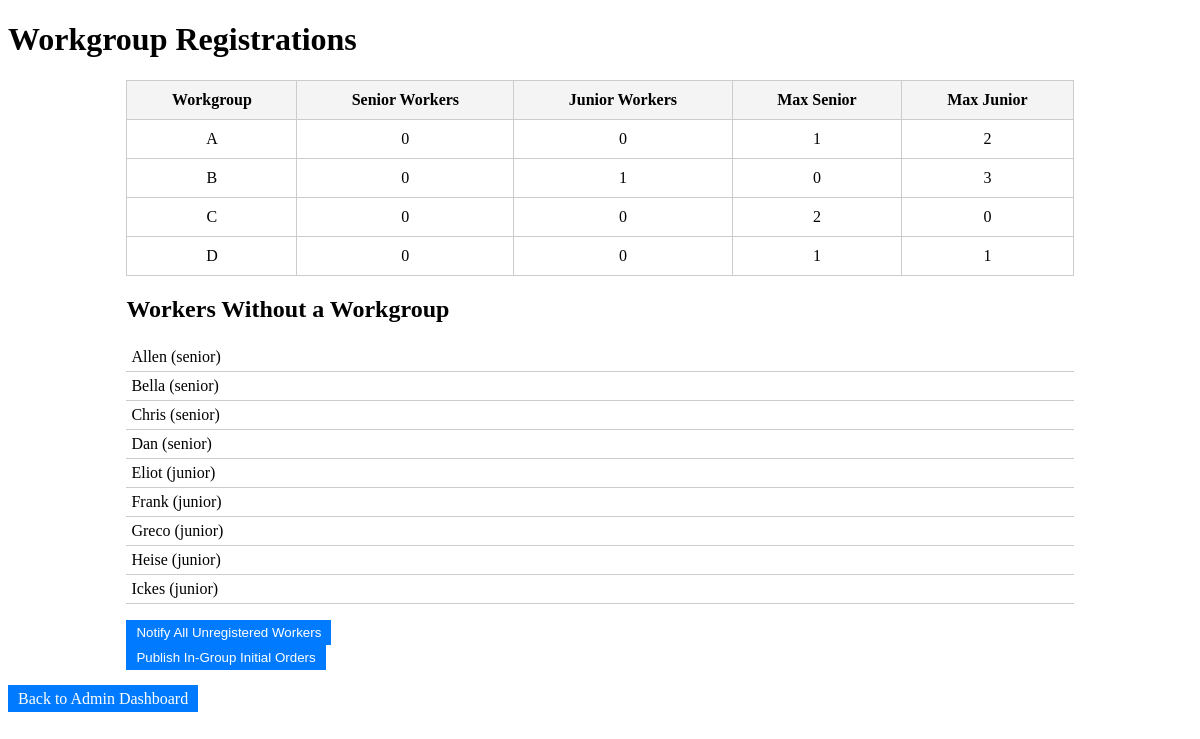
The app's page /admin/workgroup_registrations (signed in) with its own data.
### models.py (models this page shows, shortened)
class Workgroup(db.Model):
    id = db.Column(db.Integer, primary_key=True)
    name = db.Column(db.String(50), nullable=False)  # e.g., "Group A"
    max_senior_workers = db.Column(db.Integer, nullable=False)  # Max senior workers allowed
    max_junior_workers = db.Column(db.Integer, nullable=False)  # Max junior workers allowed
    intervals = db.relationship('Interval', backref='workgroup', lazy=True)  # Intervals for this group
    schedules = db.relationship('Schedule', backref='workgroup', lazy=True)  # Schedules for this group

class Worker(db.Model, UserMixin):
    id = db.Column(db.Integer, primary_key=True, autoincrement=False)
    name = db.Column(db.String(100), nullable=False)
    role = db.Column(db.String(20), default='worker')
    type = db.Column(db.String(10), nullable=False)
    initial_order = db.Column(db.Integer, nullable=False)
    points = db.Column(db.Integer, default=0)
    traded_points = db.Column(db.Integer, default=0)
    password_hash = db.Column(db.String(128), nullable=False)
    schedules = db.relationship('Schedule', backref='worker', lazy=True)
    sequences = db.relationship('WorkerSequence', back_populates='worker', lazy=True)

### routes.py (the view)
    @login_required
    def wrapper(*args, **kwargs):
        if current_user.role != 'admin':
            flash('Access denied: Admins only.')
            return redirect(url_for('main.index'))
        return func(*args, **kwargs)

### app.py (called while the page is built)
@login_manager.user_loader
def load_user(user_id):
    from models import Admin, Worker
    admin = db.session.get(Admin, int(user_id))  # Updated to Session.get
    if admin:
        return admin
    worker = db.session.get(Worker, int(user_id))  # Updated to Session.get
    if worker:
        return worker
    return None

### routes.py (called while the page is built)
def admin_required(func):
    @login_required
    def wrapper(*args, **kwargs):
        if current_user.role != 'admin':
            flash('Access denied: Admins only.')
            return redirect(url_for('main.index'))
        return func(*args, **kwargs)
    wrapper.__name__ = func.__name__
    return wrapper

### templates/admin/workgroup_registrations.html (shortened to what this page needs)
<!DOCTYPE html>
<html lang="en">
<head>
</head>
<body>
    <h1>Workgroup Registrations</h1>
    <table>
        <thead>
            <tr>
                <th>Workgroup</th>
                <th>Senior Workers</th>
                <th>Junior Workers</th>
                <th>Max Senior</th>
                <th>Max Junior</th>
            </tr>
        </thead>
        <tbody>
            {% for wg_id, data in registrations.items() %}
            <tr>
                <td>{{ data['name'] }}</td>
                <td>{{ data['senior'] }}</td>
                <td>{{ data['junior'] }}</td>
                <td>{{ data['max_senior'] }}</td>
                <td>{{ data['max_junior'] }}</td>
            </tr>
            {% endfor %}
        </tbody>
    </table>
    <div class="worker-list">
        <h2>Workers Without a Workgroup</h2>
        {% if workers_without_sequence %}
        <ul>
            {% for worker in workers_without_sequence %}
            <li>{{ worker.name }} ({{ worker.type }})</li>
            {% endfor %}
        </ul>
        <form method="post" action="{{ url_for('main.notify_unregistered_workers') }}">
            <button type="submit">Notify All Unregistered Workers</button>
        </form>
        {% else %}
        <p>All workers have registered for a workgroup.</p>
        {% endif %}
        <form method="post" action="{{ url_for('main.publish_in_group_initial_order') }}">
            <button type="submit">Publish In-Group Initial Orders</button>
        </form>
    </div>
    <a href="{{ url_for('main.admin_dashboard') }}">Back to Admin Dashboard</a>
</body>
</html>

### templates/admin/workgroup_registrations.html (style rules this page uses)
table { width: 80%; border-collapse: collapse; margin: 20px auto; }
th, td { padding: 10px; border: 1px solid #ccc; text-align: center; }
th { background-color: #f4f4f4; }
a, button { padding: 5px 10px; background-color: #007bff; color: white; text-decoration: none; border: none; cursor: pointer; }
.worker-list { margin: 20px auto; width: 80%; }
.worker-list ul { list-style-type: none; padding: 0; }
.worker-list li { padding: 5px; border-bottom: 1px solid #ccc; }

### records on screen
Workgroup: name "B", senior "0", junior "1", max_senior "0", max_junior "3"
Workgroup: name "C", senior "0", junior "0", max_senior "2", max_junior "0"
Worker: name "Allen", type "senior"
Worker: name "Bella", type "senior"
Worker: name "Chris", type "senior"
Worker: name "Dan", type "senior"
Worker: name "Eliot", type "junior"
Worker: name "Frank", type "junior"
Worker: name "Greco", type "junior"
Worker: name "Heise", type "junior"
Worker: name "Ickes", type "junior"

### other values on screen
{{ data['name'] }} "A" "D"
{{ data['senior'] }} "0" "0"
{{ data['junior'] }} "0" "0"
{{ data['max_senior'] }} "1" "1"
{{ data['max_junior'] }} "2" "1"
